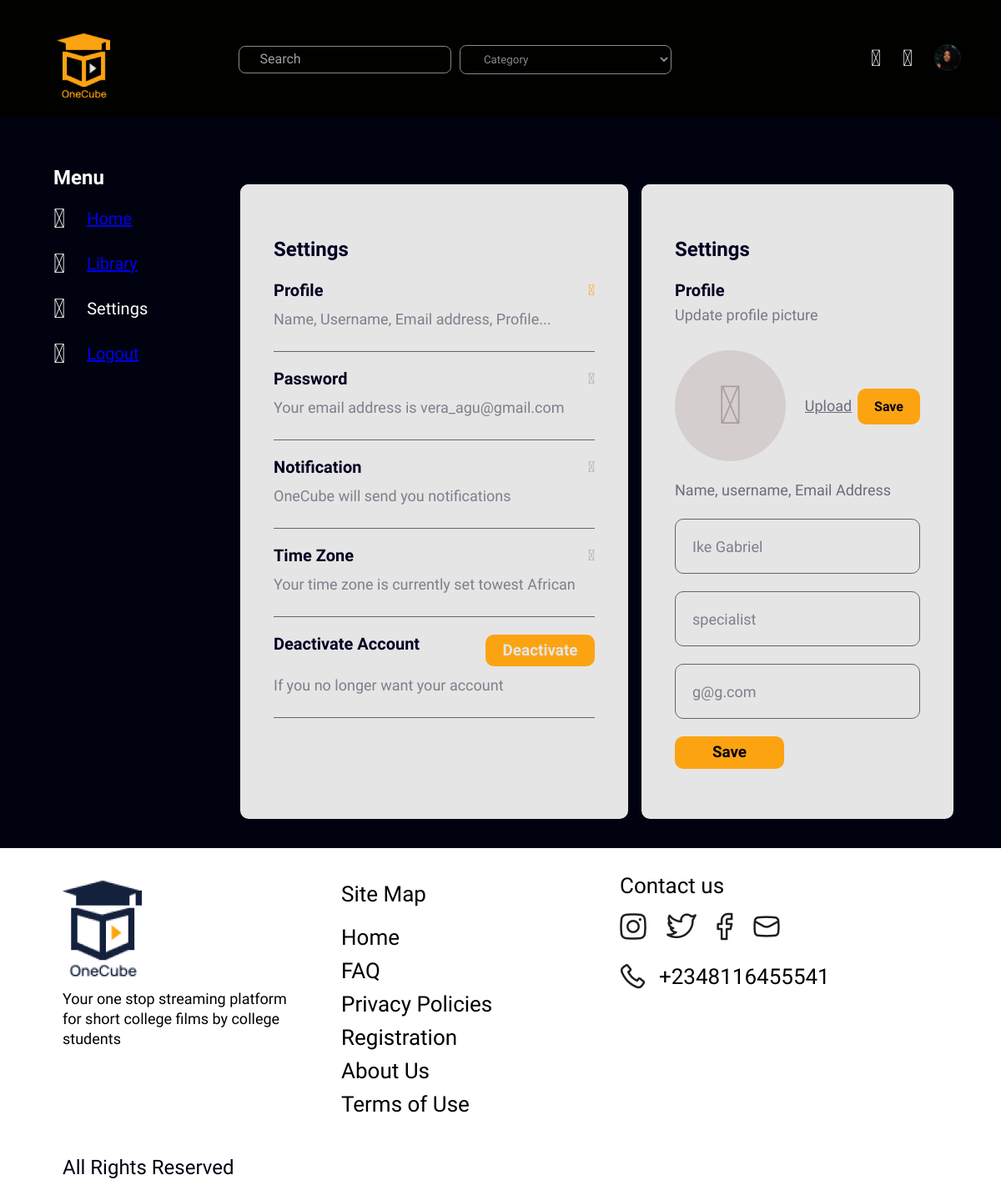
The app's page /settings/ (signed in) with its own data.
### users/models.py (models this page shows, shortened)
class NewUser(AbstractBaseUser, PermissionsMixin):
    reg_number = models.CharField(max_length=10)
    email = models.EmailField(_('email address'), unique= True)
    college_name = models.CharField(max_length=100)
    username = models.CharField(max_length=150, blank=True)
    first_name = models.CharField(max_length=150, blank=True)
    last_name = models.CharField(max_length=150, null=True, blank=True)
    start_date = models.DateTimeField(default=timezone.now)
    is_staff = models.BooleanField(default=False)
    is_active = models.BooleanField(default=True)
    otp = models.CharField(max_length=6, null=True, blank=True)
    objects = CustomAccountManager()
    USERNAME_FIELD = "email"
    REQUIRED_FIELDS = []

### movie/views.py (the view)
# urls.py: path('settings/', settings, name="settings"),
def settings(request):
    if not request.user.id:
        return render(request, 'blank.html', {})
    return render(request, 'settings.html', {})

### templates/settings.html (shortened to what this page needs)
{%load static%}
<!DOCTYPE html>
<html lang="en">
<head>
    <link rel="stylesheet" href="{%static 'css/settings-style.css'%}">
    <link rel="stylesheet" type="text/css" href="{%static 'css/all.min.css'%}" />
</head>
<body>
    <div class="setting-container">
        <nav>
            <div class="logo-container">
                <img class="nav-logo" src="{%static 'desktop-logo.png'%}" alt="one-cube logo">
            </div>
            <div class="search-cat">
              <div class="form-wrapper">
                     <div class="form-content">
                       <form class="search-cat-area" action="" method="post">
                            <input class="search-sec" type="text" placeholder="Search" name="emailInput">
                            <select name="cat" id="">
                                <option value="Category">Category</option>
                            </select>
                        </form>
                     </div>
                 </div>
            </div>
            <div class="settings">
                <div class="ince-settings">
                    <i class="fas fa-bell"></i>
                </div>
                <div class="ince-settings">
                    <i class="fas fa-search"></i>
                </div>
                <div class="display-pic">
                    <img src="{%static 'profile-photo.svg'%}" alt="profile-pic" class="profile">
                </div>
            </div>
        </nav>
        <div class="search-body">
            <div class="form-wrapper">
               </div>
          </div>
            <section class="main-container">
                <div class="right-section">
                    <div class="sidebar">
                        <div class="top-icons">
                            <div class="ficon">
                                <h2>Menu</h2>
                            </div>
                            <div class="rside">
                                <div class="ince">
                                    <i class="fas fa-home"></i>
                                </div>
                                <a href="{%url 'dashboard' user.id%}"><h2>Home</h2></a>
                            </div>
                            <div class="rside">
                            <div class="ince">
                                <i class="fas fa-folder-open"></i>
                            </div>
                            <a href="{%url 'library'%}"><h2>Library</h2></a>
                            </div>
                            <div class="rside">
                                <div class="ince">
                                    <i class="fas fa-cog"></i>
                                </div>
                                <h2>Settings</h2>
                            </div>
                            <div class="rside">
                                <div class="ince">
                                    <i class="fas fa-sign-out-alt"></i>
                                </div>
                                <a href="{%url 'user_logout'%}"><h2>Logout</h2></a>
                            </div>
                        </div>
                    </div>
                </div>
                <div class="flex-con">
                    <div class="main-section">
                        <div class="register">
                                <h2>Settings</h2>
                                <form id="register" method="POST" auto-complete="off">
                                    <label class="flabel">Profile </label><span style="color: #fca311 !important; display: inline; float: right;"><a href="libraries.html"><i class="fa fa-chevron-circle-right"></i></a></span><br>
                                    <input type="text" name="fname" placeholder="Name, Username, Email address, Profile..." id="name" maxlength="45" required><br><br>
                                    <label>Password </label><span style="color: #a99d9d !important; display: inline; float: right;"><i class="fa fa-chevron-circle-down"></i></span><br>
                                    <input type="password" name="password" placeholder="Your email address is vera_agu@gmail.com" id="password" pattern="(?=.*\d) (?=.*[a-z]) (?=.*[A-Z]).{8,}" title="Must contain one number, uppercase, lowercase, atleast 8 or more character" required><br><br>
                                    <label class="flabel">Notification </label><span style="color: #a99d9d !important; display: inline; float: right;"><i class="fa fa-chevron-circle-down"></i></span><br>
                                    <input type="text" name="fname" placeholder="OneCube will send you notifications" id="name" maxlength="45" required><br><br>
                                    <label>Time Zone </label><span style="color: #a99d9d !important; display: inline; float: right;"><i class="fa fa-chevron-circle-down"></i></span><br>
                                    <input type="text" name="fname" placeholder="Your time zone is currently set towest African" id="name" maxlength="45" required><br><br>
                                    <label>Deactivate Account </label><span class="deactivate-button" style="color: #fca311 !important; display: inline; float: right;"><button><a href="">Deactivate</a></button></span><br>
                                    <input type="text" name="lname" placeholder="If you no longer want your account" id="name" maxlength="45" required><br><br>
                                </form>
                        </div>
                    </div>
                    <div class="sub-section">
                        <div class="register">
                                <h2>Settings</h2>
                                <form id="register" method="POST" auto-complete="off">
                                    <label class="flabel">Profile </label><br>
                                    <p class="profile-text">Update profile picture</p>
                                </form>
                                <div class="section-upload">
                                    <div class="avatar-upload"><i class="fas fa-user-edit"></i></div>
                                    <div class="upload-link"><a href="">Upload</a></div>
                                    <div class="upload-btn"><a href="">Save</a></div>
                                </div>
                                <div class="upload-form">
                                    {%if user.is_authenticated%}
                                    <h2>Name, username, Email Address</h2>
                                    <form id="upload-form" method="POST" auto-complete="off">
                                        <input type="text" name="fname" placeholder="{{user.first_name}} {{user.last_name}}" id="fname" maxlength="45" required><br><br>
                                        <input type="text" name="Uname" placeholder="{{user.username}}" id="uname" required><br><br>
                                        <input type="text" name="Email" placeholder="{{user.email}}" id="email" maxlength="45" required><br><br>
                                        <button><a href="">Save</a></button>
                                    </form>
                                    {%endif%}
                                </div>
                            </div>
                    </div>
                </div>
            </section>
    </div>
    <footer>
        <div class="footer-wrapper">
            <div class="footer-description">
                <img class="footer-logo" src="{%static 'desktop-footer-logo.png'%}" alt="one-cube logo" srcset="{%static 'mobile-footer-logo.png'%} 77w,
                        {%static 'desktop-footer-logo.png'%} 95w" sizes="(min-width: 1025px) 95px,
                        77px">
                <p class="footer-desc-text">Your one stop streaming platform for short college films by college students
                </p>
            </div>
            <div class="footer-site-map">
                <h2 class="footer-headings">Site Map</h2>
                <ul class="footer-list">
                    <li>
                        <a href="{%url 'dashboard' user.id%}" class="footer-link">Home</a>
                    </li>
                    <li>
                        <a href="" class="footer-link">FAQ</a>
                    </li>
                    <li>
                        <a href="" class="footer-link">Privacy Policies</a>
                    </li>
                    <li>
                        <a href="" class="footer-link">Registration</a>
                    </li>
                    <li>
                        <a href="" class="footer-link">About Us </a>
                    </li>
                    <li>
                        <a href="{%url 'terms'%}" class="footer-link">Terms of Use</a>
                    </li>
                </ul>
            </div>
            <div class="footer-contact">
                <h2 class="footer-headings">Contact us</h2>
                <div class="socials-icon">
                    <a href="" class="footer-link">
                        <img src="{%static 'desktop-insta.png'%}" alt="instagram-icon" srcset="{%static 'desktop-insta.png'%} 31.47w,
                        {%static 'insta.png' %} 19.67w" sizes="(min-width: 1025px) 31.47px,
                        19.67px">
                    </a>
                    <a href="" class="footer-link">
                        <img src="{%static 'desktop-twitter.png' %}" alt="twitter-icon" srcset="{%static 'desktop-twitter.png'%} 35.83w,
                        {%static 'twitter.png'%} 22.4w" sizes="(min-width: 1025px) 35.83px,
                        22.4px">
                    </a>
                    <a href="" class="footer-link">
                        <img src="{%static 'desktop-fb.png'%}" alt="fb-icon" srcset="{%static 'desktop-fb.png'%} 19w,
                        {%static 'fb.png'%} 11.88w" sizes="(min-width: 1025px) 19px,
                        11.88px">
                    </a>
                    <a href="" class="footer-link">
                        <img src="{%static 'desktop-mail.png'%}" alt="mail-icon" srcset="{%static 'desktop-mail.png'%} 31.3w,
                        {%static 'mail.png'%} 19.56w" sizes="(min-width: 1025px) 31.3px,
                        19.56px">
                    </a>
                </div>
                <div class="footer-phone">
                    <img src="{%static 'desktop-phone.png' %}" alt="phone-icon" srcset="{%static 'desktop-phone.png' %} 29.19w,
                        {%static 'phone.png'%} 18.24w" sizes="(min-width: 1025px) 29.19px,
                        18.24px">
                    <p>+2348116455541</p>
                </div>
            </div>
            <p id="rights">All Rights Reserved</p>
        </div>
    </footer>
</body>
</html>

### records on screen
NewUser: fname "Ike Gabriel", Uname "specialist", Email "g@g.com"
